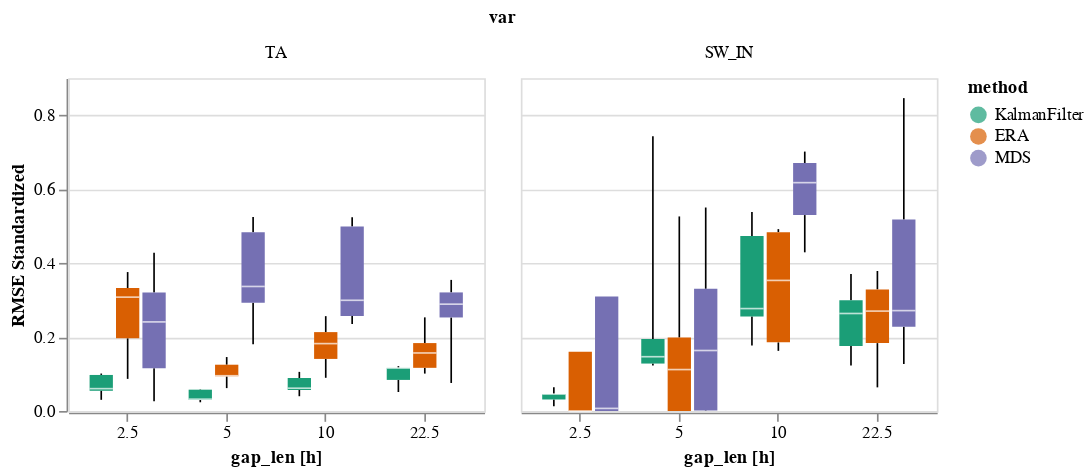

The notebook cell saved with this chart:
### Code cell
the_plot_stand2(data_results)

### Figure 1 — Vega-Lite specification as saved in the notebook (floating-point values rounded to 4 significant figures)
{"config": {"view": {"continuousWidth": 300, "continuousHeight": 300}}, "data": {"name": "data-df58f909631df1ff9544c797c70dc65e"}, "facet": {"field": "var", "sort": ["TA", "SW_IN", "LW_IN", "VPD", "WS", "PA", "P", "SWC", "TS"], "type": "ordinal"}, "spec": {"mark": {"type": "boxplot", "extent": "min-max"}, "encoding": {"color": {"field": "method", "scale": {"domain": ["KalmanFilter", "ERA", "MDS"], "scheme": "dark2"}, "type": "nominal"}, "x": {"axis": {"labelAngle": 0}, "field": "gap_len", "title": "gap_len [h]", "type": "nominal"}, "xOffset": {"field": "method", "scale": {"domain": ["KalmanFilter", "ERA", "MDS"]}, "sort": ["KalmanFilter", "ERA", "MDS"], "type": "ordinal"}, "y": {"axis": {"grid": true}, "field": "rmse_stand", "title": "RMSE Standardized", "type": "quantitative"}}, "height": 200, "width": 250}, "columns": 3, "$schema": "https://vega.github.io/schema/vega-lite/v5.2.0.json", "datasets": {"data-df58f909631df1ff9544c797c70dc65e": [{"method": "KalmanFilter", "var": "TA", "gap_len": 2.5, "idx_rep": 0, "rmse": 0.4336, "rmse_stand": 0.05471}, {"method": "KalmanFilter", "var": "TA", "gap_len": 2.5, "idx_rep": 1, "rmse": 0.4791, "rmse_stand": 0.06046}, {"method": "KalmanFilter", "var": "TA", "gap_len": 2.5, "idx_rep": 2, "rmse": 0.2397, "rmse_stand": 0.03024}, {"method": "KalmanFilter", "var": "TA", "gap_len": 2.5, "idx_rep": 3, "rmse": 0.7728, "rmse_stand": 0.09752}, {"method": "KalmanFilter", "var": "TA", "gap_len": 2.5, "idx_rep": 4, "rmse": 0.8031, "rmse_stand": 0.1013}, {"method": "ERA", "var": "TA", "gap_len": 2.5, "idx_rep": 0, "rmse": 0.6886, "rmse_stand": 0.08689}, {"method": "ERA", "var": "TA", "gap_len": 2.5, "idx_rep": 1, "rmse": 2.978, "rmse_stand": 0.3757}, {"method": "ERA", "var": "TA", "gap_len": 2.5, "idx_rep": 2, "rmse": 1.558, "rmse_stand": 0.1966}, {"method": "ERA", "var": "TA", "gap_len": 2.5, "idx_rep": 3, "rmse": 2.635, "rmse_stand": 0.3325}, {"method": "ERA", "var": "TA", "gap_len": 2.5, "idx_rep": 4, "rmse": 2.44, "rmse_stand": 0.3079}, {"method": "MDS", "var": "TA", "gap_len": 2.5, "idx_rep": 0, "rmse": 2.541, "rmse_stand": 0.3207}, {"method": "MDS", "var": "TA", "gap_len": 2.5, "idx_rep": 1, "rmse": 3.392, "rmse_stand": 0.4281}, {"method": "MDS", "var": "TA", "gap_len": 2.5, "idx_rep": 2, "rmse": 0.2069, "rmse_stand": 0.0261}, {"method": "MDS", "var": "TA", "gap_len": 2.5, "idx_rep": 3, "rmse": 0.9168, "rmse_stand": 0.1157}, {"method": "MDS", "var": "TA", "gap_len": 2.5, "idx_rep": 4, "rmse": 1.91, "rmse_stand": 0.241}, {"method": "KalmanFilter", "var": "TA", "gap_len": 5.0, "idx_rep": 0, "rmse": 0.4647, "rmse_stand": 0.05864}, {"method": "KalmanFilter", "var": "TA", "gap_len": 5.0, "idx_rep": 1, "rmse": 0.2366, "rmse_stand": 0.02986}, {"method": "KalmanFilter", "var": "TA", "gap_len": 5.0, "idx_rep": 2, "rmse": 0.2537, "rmse_stand": 0.03202}, {"method": "KalmanFilter", "var": "TA", "gap_len": 5.0, "idx_rep": 3, "rmse": 0.1873, "rmse_stand": 0.02364}, {"method": "KalmanFilter", "var": "TA", "gap_len": 5.0, "idx_rep": 4, "rmse": 0.4572, "rmse_stand": 0.05769}, {"method": "ERA", "var": "TA", "gap_len": 5.0, "idx_rep": 0, "rmse": 0.7428, "rmse_stand": 0.09373}, {"method": "ERA", "var": "TA", "gap_len": 5.0, "idx_rep": 1, "rmse": 1.156, "rmse_stand": 0.1459}, {"method": "ERA", "var": "TA", "gap_len": 5.0, "idx_rep": 2, "rmse": 0.7557, "rmse_stand": 0.09536}, {"method": "ERA", "var": "TA", "gap_len": 5.0, "idx_rep": 3, "rmse": 0.9922, "rmse_stand": 0.1252}, {"method": "ERA", "var": "TA", "gap_len": 5.0, "idx_rep": 4, "rmse": 0.4908, "rmse_stand": 0.06193}, {"method": "MDS", "var": "TA", "gap_len": 5.0, "idx_rep": 0, "rmse": 2.319, "rmse_stand": 0.2927}, {"method": "MDS", "var": "TA", "gap_len": 5.0, "idx_rep": 1, "rmse": 2.669, "rmse_stand": 0.3368}, {"method": "MDS", "var": "TA", "gap_len": 5.0, "idx_rep": 2, "rmse": 3.83, "rmse_stand": 0.4833}, {"method": "MDS", "var": "TA", "gap_len": 5.0, "idx_rep": 3, "rmse": 4.159, "rmse_stand": 0.5248}, {"method": "MDS", "var": "TA", "gap_len": 5.0, "idx_rep": 4, "rmse": 1.431, "rmse_stand": 0.1806}, {"method": "KalmanFilter", "var": "TA", "gap_len": 10.0, "idx_rep": 0, "rmse": 0.8387, "rmse_stand": 0.1058}, {"method": "KalmanFilter", "var": "TA", "gap_len": 10.0, "idx_rep": 1, "rmse": 0.4501, "rmse_stand": 0.0568}, {"method": "KalmanFilter", "var": "TA", "gap_len": 10.0, "idx_rep": 2, "rmse": 0.7069, "rmse_stand": 0.08921}, {"method": "KalmanFilter", "var": "TA", "gap_len": 10.0, "idx_rep": 3, "rmse": 0.4887, "rmse_stand": 0.06167}, {"method": "KalmanFilter", "var": "TA", "gap_len": 10.0, "idx_rep": 4, "rmse": 0.3168, "rmse_stand": 0.03997}, {"method": "ERA", "var": "TA", "gap_len": 10.0, "idx_rep": 0, "rmse": 0.7116, "rmse_stand": 0.0898}, {"method": "ERA", "var": "TA", "gap_len": 10.0, "idx_rep": 1, "rmse": 1.444, "rmse_stand": 0.1823}, {"method": "ERA", "var": "TA", "gap_len": 10.0, "idx_rep": 2, "rmse": 2.033, "rmse_stand": 0.2565}, {"method": "ERA", "var": "TA", "gap_len": 10.0, "idx_rep": 3, "rmse": 1.691, "rmse_stand": 0.2133}, {"method": "ERA", "var": "TA", "gap_len": 10.0, "idx_rep": 4, "rmse": 1.116, "rmse_stand": 0.1409}, {"method": "MDS", "var": "TA", "gap_len": 10.0, "idx_rep": 0, "rmse": 4.151, "rmse_stand": 0.5239}, {"method": "MDS", "var": "TA", "gap_len": 10.0, "idx_rep": 1, "rmse": 2.035, "rmse_stand": 0.2568}, {"method": "MDS", "var": "TA", "gap_len": 10.0, "idx_rep": 2, "rmse": 1.864, "rmse_stand": 0.2352}, {"method": "MDS", "var": "TA", "gap_len": 10.0, "idx_rep": 3, "rmse": 3.956, "rmse_stand": 0.4992}, {"method": "MDS", "var": "TA", "gap_len": 10.0, "idx_rep": 4, "rmse": 2.373, "rmse_stand": 0.2994}, {"method": "KalmanFilter", "var": "TA", "gap_len": 22.5, "idx_rep": 0, "rmse": 0.9253, "rmse_stand": 0.1168}, {"method": "KalmanFilter", "var": "TA", "gap_len": 22.5, "idx_rep": 1, "rmse": 0.9616, "rmse_stand": 0.1213}, {"method": "KalmanFilter", "var": "TA", "gap_len": 22.5, "idx_rep": 2, "rmse": 0.6667, "rmse_stand": 0.08413}, {"method": "KalmanFilter", "var": "TA", "gap_len": 22.5, "idx_rep": 3, "rmse": 0.4069, "rmse_stand": 0.05135}, {"method": "KalmanFilter", "var": "TA", "gap_len": 22.5, "idx_rep": 4, "rmse": 0.9208, "rmse_stand": 0.1162}, {"method": "ERA", "var": "TA", "gap_len": 22.5, "idx_rep": 0, "rmse": 1.244, "rmse_stand": 0.157}, {"method": "ERA", "var": "TA", "gap_len": 22.5, "idx_rep": 1, "rmse": 0.9254, "rmse_stand": 0.1168}, {"method": "ERA", "var": "TA", "gap_len": 22.5, "idx_rep": 2, "rmse": 1.456, "rmse_stand": 0.1837}, {"method": "ERA", "var": "TA", "gap_len": 22.5, "idx_rep": 3, "rmse": 0.8016, "rmse_stand": 0.1012}, {"method": "ERA", "var": "TA", "gap_len": 22.5, "idx_rep": 4, "rmse": 2.007, "rmse_stand": 0.2533}, {"method": "MDS", "var": "TA", "gap_len": 22.5, "idx_rep": 0, "rmse": 2.005, "rmse_stand": 0.253}, {"method": "MDS", "var": "TA", "gap_len": 22.5, "idx_rep": 1, "rmse": 2.29, "rmse_stand": 0.2889}, {"method": "MDS", "var": "TA", "gap_len": 22.5, "idx_rep": 2, "rmse": 2.542, "rmse_stand": 0.3207}, {"method": "MDS", "var": "TA", "gap_len": 22.5, "idx_rep": 3, "rmse": 0.6008, "rmse_stand": 0.07582}, {"method": "MDS", "var": "TA", "gap_len": 22.5, "idx_rep": 4, "rmse": 2.81, "rmse_stand": 0.3546}, {"method": "KalmanFilter", "var": "SW_IN", "gap_len": 2.5, "idx_rep": 0, "rmse": 2.679, "rmse_stand": 0.01313}, {"method": "KalmanFilter", "var": "SW_IN", "gap_len": 2.5, "idx_rep": 1, "rmse": 9.363, "rmse_stand": 0.0459}, {"method": "KalmanFilter", "var": "SW_IN", "gap_len": 2.5, "idx_rep": 2, "rmse": 9.363, "rmse_stand": 0.0459}, {"method": "KalmanFilter", "var": "SW_IN", "gap_len": 2.5, "idx_rep": 3, "rmse": 6.36, "rmse_stand": 0.03118}, {"method": "KalmanFilter", "var": "SW_IN", "gap_len": 2.5, "idx_rep": 4, "rmse": 13.17, "rmse_stand": 0.06457}, {"method": "ERA", "var": "SW_IN", "gap_len": 2.5, "idx_rep": 0, "rmse": 0.0, "rmse_stand": 0.0}, {"method": "ERA", "var": "SW_IN", "gap_len": 2.5, "idx_rep": 1, "rmse": 32.74, "rmse_stand": 0.1605}, {"method": "ERA", "var": "SW_IN", "gap_len": 2.5, "idx_rep": 2, "rmse": 32.74, "rmse_stand": 0.1605}, {"method": "ERA", "var": "SW_IN", "gap_len": 2.5, "idx_rep": 3, "rmse": 0.0, "rmse_stand": 0.0}, {"method": "ERA", "var": "SW_IN", "gap_len": 2.5, "idx_rep": 4, "rmse": 0.0, "rmse_stand": 0.0}, {"method": "MDS", "var": "SW_IN", "gap_len": 2.5, "idx_rep": 0, "rmse": 0.0, "rmse_stand": 0.0}, {"method": "MDS", "var": "SW_IN", "gap_len": 2.5, "idx_rep": 1, "rmse": 63.22, "rmse_stand": 0.3099}, {"method": "MDS", "var": "SW_IN", "gap_len": 2.5, "idx_rep": 2, "rmse": 63.22, "rmse_stand": 0.3099}, {"method": "MDS", "var": "SW_IN", "gap_len": 2.5, "idx_rep": 3, "rmse": 0.0, "rmse_stand": 0.0}, {"method": "MDS", "var": "SW_IN", "gap_len": 2.5, "idx_rep": 4, "rmse": 1.433, "rmse_stand": 0.007026}, {"method": "KalmanFilter", "var": "SW_IN", "gap_len": 5.0, "idx_rep": 0, "rmse": 151.6, "rmse_stand": 0.7433}, {"method": "KalmanFilter", "var": "SW_IN", "gap_len": 5.0, "idx_rep": 1, "rmse": 39.72, "rmse_stand": 0.1947}, {"method": "KalmanFilter", "var": "SW_IN", "gap_len": 5.0, "idx_rep": 2, "rmse": 25.07, "rmse_stand": 0.1229}, {"method": "KalmanFilter", "var": "SW_IN", "gap_len": 5.0, "idx_rep": 3, "rmse": 26.18, "rmse_stand": 0.1283}, {"method": "KalmanFilter", "var": "SW_IN", "gap_len": 5.0, "idx_rep": 4, "rmse": 29.95, "rmse_stand": 0.1468}, {"method": "ERA", "var": "SW_IN", "gap_len": 5.0, "idx_rep": 0, "rmse": 107.3, "rmse_stand": 0.5262}, {"method": "ERA", "var": "SW_IN", "gap_len": 5.0, "idx_rep": 1, "rmse": 40.53, "rmse_stand": 0.1987}, {"method": "ERA", "var": "SW_IN", "gap_len": 5.0, "idx_rep": 2, "rmse": 22.86, "rmse_stand": 0.1121}, {"method": "ERA", "var": "SW_IN", "gap_len": 5.0, "idx_rep": 3, "rmse": 0.0, "rmse_stand": 0.0}, {"method": "ERA", "var": "SW_IN", "gap_len": 5.0, "idx_rep": 4, "rmse": 0.0, "rmse_stand": 0.0}, {"method": "MDS", "var": "SW_IN", "gap_len": 5.0, "idx_rep": 0, "rmse": 112.3, "rmse_stand": 0.5503}, {"method": "MDS", "var": "SW_IN", "gap_len": 5.0, "idx_rep": 1, "rmse": 67.42, "rmse_stand": 0.3305}, {"method": "MDS", "var": "SW_IN", "gap_len": 5.0, "idx_rep": 2, "rmse": 33.38, "rmse_stand": 0.1636}, {"method": "MDS", "var": "SW_IN", "gap_len": 5.0, "idx_rep": 3, "rmse": 0.0, "rmse_stand": 0.0}, {"method": "MDS", "var": "SW_IN", "gap_len": 5.0, "idx_rep": 4, "rmse": 0.2198, "rmse_stand": 0.001077}, {"method": "KalmanFilter", "var": "SW_IN", "gap_len": 10.0, "idx_rep": 0, "rmse": 56.51, "rmse_stand": 0.277}, {"method": "KalmanFilter", "var": "SW_IN", "gap_len": 10.0, "idx_rep": 1, "rmse": 52.11, "rmse_stand": 0.2554}, {"method": "KalmanFilter", "var": "SW_IN", "gap_len": 10.0, "idx_rep": 2, "rmse": 96.6, "rmse_stand": 0.4735}, {"method": "KalmanFilter", "var": "SW_IN", "gap_len": 10.0, "idx_rep": 3, "rmse": 109.8, "rmse_stand": 0.5385}, {"method": "KalmanFilter", "var": "SW_IN", "gap_len": 10.0, "idx_rep": 4, "rmse": 36.18, "rmse_stand": 0.1773}, {"method": "ERA", "var": "SW_IN", "gap_len": 10.0, "idx_rep": 0, "rmse": 37.86, "rmse_stand": 0.1856}, {"method": "ERA", "var": "SW_IN", "gap_len": 10.0, "idx_rep": 1, "rmse": 72.05, "rmse_stand": 0.3532}, {"method": "ERA", "var": "SW_IN", "gap_len": 10.0, "idx_rep": 2, "rmse": 98.66, "rmse_stand": 0.4836}, {"method": "ERA", "var": "SW_IN", "gap_len": 10.0, "idx_rep": 3, "rmse": 100.3, "rmse_stand": 0.4919}, {"method": "ERA", "var": "SW_IN", "gap_len": 10.0, "idx_rep": 4, "rmse": 33.18, "rmse_stand": 0.1627}, {"method": "MDS", "var": "SW_IN", "gap_len": 10.0, "idx_rep": 0, "rmse": 136.8, "rmse_stand": 0.6704}, {"method": "MDS", "var": "SW_IN", "gap_len": 10.0, "idx_rep": 1, "rmse": 108.1, "rmse_stand": 0.5299}, {"method": "MDS", "var": "SW_IN", "gap_len": 10.0, "idx_rep": 2, "rmse": 143.1, "rmse_stand": 0.7016}, {"method": "MDS", "var": "SW_IN", "gap_len": 10.0, "idx_rep": 3, "rmse": 126.0, "rmse_stand": 0.6175}, {"method": "MDS", "var": "SW_IN", "gap_len": 10.0, "idx_rep": 4, "rmse": 87.55, "rmse_stand": 0.4291}, {"method": "KalmanFilter", "var": "SW_IN", "gap_len": 22.5, "idx_rep": 0, "rmse": 35.85, "rmse_stand": 0.1757}, {"method": "KalmanFilter", "var": "SW_IN", "gap_len": 22.5, "idx_rep": 1, "rmse": 53.8, "rmse_stand": 0.2637}, {"method": "KalmanFilter", "var": "SW_IN", "gap_len": 22.5, "idx_rep": 2, "rmse": 61.13, "rmse_stand": 0.2996}, {"method": "KalmanFilter", "var": "SW_IN", "gap_len": 22.5, "idx_rep": 3, "rmse": 25.1, "rmse_stand": 0.1231}, {"method": "KalmanFilter", "var": "SW_IN", "gap_len": 22.5, "idx_rep": 4, "rmse": 75.55, "rmse_stand": 0.3703}, {"method": "ERA", "var": "SW_IN", "gap_len": 22.5, "idx_rep": 0, "rmse": 37.45, "rmse_stand": 0.1836}, {"method": "ERA", "var": "SW_IN", "gap_len": 22.5, "idx_rep": 1, "rmse": 55.12, "rmse_stand": 0.2702}, {"method": "ERA", "var": "SW_IN", "gap_len": 22.5, "idx_rep": 2, "rmse": 67.09, "rmse_stand": 0.3289}, {"method": "ERA", "var": "SW_IN", "gap_len": 22.5, "idx_rep": 3, "rmse": 13.04, "rmse_stand": 0.06394}, {"method": "ERA", "var": "SW_IN", "gap_len": 22.5, "idx_rep": 4, "rmse": 77.26, "rmse_stand": 0.3787}, {"method": "MDS", "var": "SW_IN", "gap_len": 22.5, "idx_rep": 0, "rmse": 25.95, "rmse_stand": 0.1272}, {"method": "MDS", "var": "SW_IN", "gap_len": 22.5, "idx_rep": 1, "rmse": 55.38, "rmse_stand": 0.2715}, {"method": "MDS", "var": "SW_IN", "gap_len": 22.5, "idx_rep": 2, "rmse": 105.6, "rmse_stand": 0.5177}, {"method": "MDS", "var": "SW_IN", "gap_len": 22.5, "idx_rep": 3, "rmse": 46.51, "rmse_stand": 0.228}, {"method": "MDS", "var": "SW_IN", "gap_len": 22.5, "idx_rep": 4, "rmse": 172.6, "rmse_stand": 0.8461}]}}
